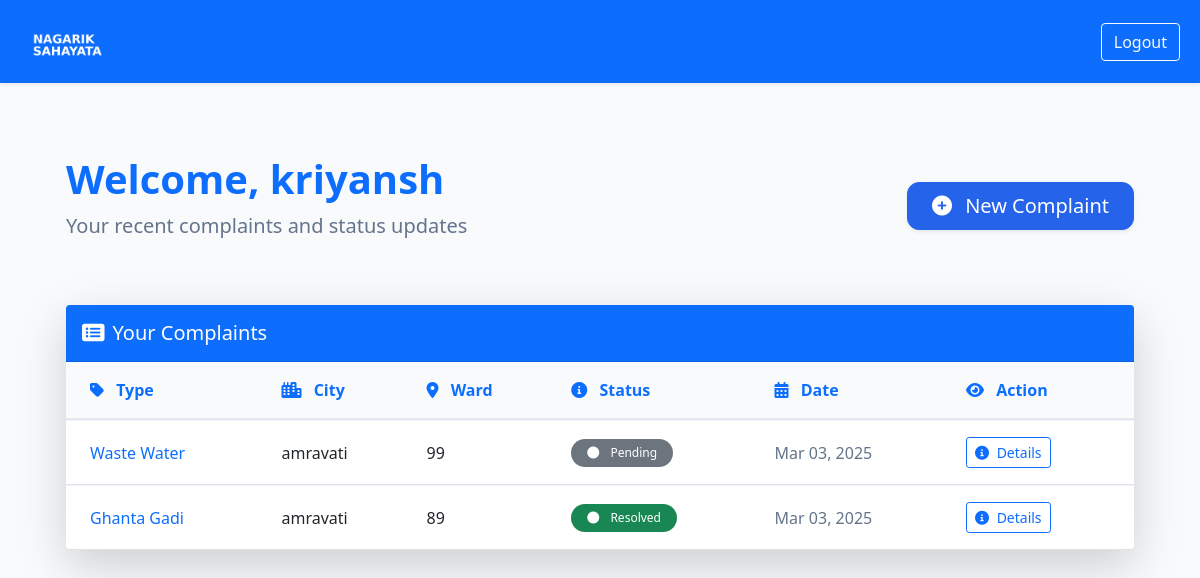
The page /dashboard/ (signed in) on the database as committed earlier.
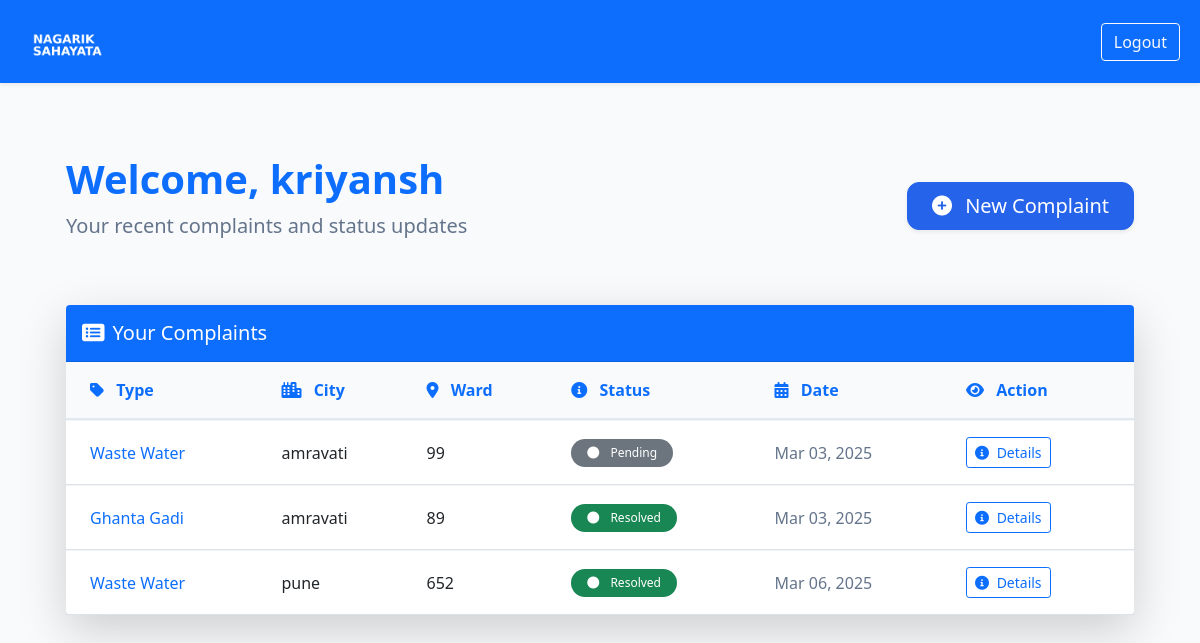
The same page on the database as committed later.
### complaints/models.py (models this page shows, shortened)
class Complaint(models.Model):
    COMPLAINT_TYPES = (
        ('street_light', 'Street Light'),
        ('ghanta_gadi', 'Ghanta Gadi'),
        ('waste_water', 'Waste Water'),
        ('road', 'Road'),
    )
    STATUS_CHOICES = (
        ('pending', 'Pending'),
        ('in_progress', 'In Progress'),
        ('resolved', 'Resolved'),
    )
    user = models.ForeignKey(User, on_delete=models.CASCADE)
    complaint_type = models.CharField(max_length=50, choices=COMPLAINT_TYPES,default="General")
    city = models.CharField(
        max_length=100,
        default='Unknown',  # Default value added
        blank=False,
        null=False
    )
    ward_number = models.IntegerField(
        default=0,  # Default value added
        blank=False,
        null=False
    )
    landmark = models.CharField(max_length=255, blank=True, null=True)
    description = models.TextField()
    created_at = models.DateTimeField(auto_now_add=True)
    status = models.CharField(
        max_length=20,
        choices=STATUS_CHOICES,
        default='pending'
    )

### complaints/views.py (the view)
# urls.py: path('dashboard/', views.user_dashboard, name='user_dashboard'),
@login_required
def user_dashboard(request):
    complaints = Complaint.objects.filter(user=request.user)
    return render(request, 'user_dashboard.html', {'complaints': complaints})

### complaints/templates/user_dashboard.html (shortened to what this page needs)
{% extends 'base.html' %}
{% block content %}
<div class="container-fluid px-4" style="min-height: 100vh;">
    <div class="d-flex justify-content-between align-items-center mb-5 pt-4">
        <div>
            <h1 class="display-6 fw-bold text-primary mb-2">Welcome, {{ user.username }}</h1>
            <p class="lead text-muted">Your recent complaints and status updates</p>
        </div>
        <a href="{% url 'add_complaint' %}" class="btn btn-primary btn-lg px-4 py-2 shadow-sm">
            <i class="fas fa-plus-circle me-2"></i> New Complaint
        </a>
    </div>
    <div class="card border-0 shadow-lg rounded-3">
        <div class="card-header bg-primary text-white py-3 rounded-top">
            <h5 class="mb-0 fw-semibold"><i class="fas fa-list-alt me-2"></i>Your Complaints</h5>
        </div>
        <div class="card-body p-0">
            <div class="table-responsive">
                <table class="table table-hover align-middle mb-0">
                    <thead class="bg-light">
                        <tr class="text-primary">
                            <th class="ps-4"><i class="fas fa-tag me-2"></i> Type</th>
                            <th><i class="fas fa-city me-2"></i> City</th>
                            <th><i class="fas fa-map-marker-alt me-2"></i> Ward</th>
                            <th><i class="fas fa-info-circle me-2"></i> Status</th>
                            <th><i class="fas fa-calendar-alt me-2"></i> Date</th>
                            <th class="pe-4"><i class="fas fa-eye me-2"></i> Action</th>
                        </tr>
                    </thead>
                    <tbody>
                        {% for complaint in complaints %}
                        <tr>
                            <td class="ps-4 fw-medium text-primary">{{ complaint.get_complaint_type_display }}</td>
                            <td>{{ complaint.city }}</td>
                            <td>{{ complaint.ward_number }}</td>
                            <td>
                                <span class="badge rounded-pill py-2 px-3
                                    {% if complaint.status == 'resolved' %}bg-success
                                    {% elif complaint.status == 'in_progress' %}bg-warning text-dark
                                    {% else %}bg-secondary{% endif %}">
                                    <i class="fas fa-circle me-2 small-icon"></i>
                                    {{ complaint.get_status_display }}
                                </span>
                            </td>
                            <td class="text-muted">{{ complaint.created_at|date:"M d, Y" }}</td>
                            <td class="pe-4">
                                <a href="{% url 'complaint_detail' complaint.id %}" class="btn btn-outline-primary btn-sm">
                                    <i class="fas fa-info-circle me-1"></i> Details
                                </a>
                            </td>
                        </tr>
                        {% empty %}
                        <tr>
                            <td colspan="6" class="text-center text-muted py-3">No complaints found.</td>
                        </tr>
                        {% endfor %}
                    </tbody>
                </table>
            </div>
        </div>
    </div>
</div>
{% endblock %}

Rows that differ between the two databases and show on the page:
added Complaint: complaint_type "Waste Water", city "pune", ward_number "652", status "Resolved", created_at "Mar 06, 2025"
